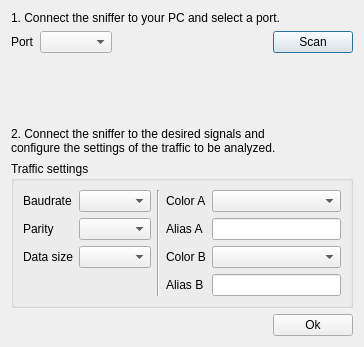
<?xml version="1.0" encoding="UTF-8"?>
<ui version="4.0">
 <class>SettingsDialog</class>
 <widget class="QDialog" name="SettingsDialog">
  <property name="geometry">
   <rect>
    <x>0</x>
    <y>0</y>
    <width>364</width>
    <height>347</height>
   </rect>
  </property>
  <property name="sizePolicy">
   <sizepolicy hsizetype="Fixed" vsizetype="Fixed">
    <horstretch>0</horstretch>
    <verstretch>0</verstretch>
   </sizepolicy>
  </property>
  <property name="windowTitle">
   <string>Dialog</string>
  </property>
  <layout class="QHBoxLayout" name="horizontalLayout_2">
   <item>
    <layout class="QGridLayout" name="gridLayout_2">
     <item row="1" column="0" colspan="2">
      <layout class="QHBoxLayout" name="horizontalLayout_5">
       <item>
        <widget class="QLabel" name="port_label">
         <property name="text">
          <string>Port</string>
         </property>
        </widget>
       </item>
       <item>
        <widget class="QComboBox" name="port_comboBox"/>
       </item>
       <item>
        <spacer name="horizontalSpacer_2">
         <property name="orientation">
          <enum>Qt::Horizontal</enum>
         </property>
         <property name="sizeHint" stdset="0">
          <size>
           <width>40</width>
           <height>20</height>
          </size>
         </property>
        </spacer>
       </item>
       <item>
        <widget class="QPushButton" name="scan_pushButton">
         <property name="text">
          <string>Scan</string>
         </property>
        </widget>
       </item>
      </layout>
     </item>
     <item row="4" column="0" colspan="2">
      <widget class="QGroupBox" name="groupBox_3">
       <property name="title">
        <string>Traffic settings</string>
       </property>
       <layout class="QHBoxLayout" name="horizontalLayout">
        <item>
         <layout class="QGridLayout" name="gridLayout">
          <item row="0" column="0">
           <widget class="QLabel" name="baudrate_label">
            <property name="text">
             <string>Baudrate</string>
            </property>
           </widget>
          </item>
          <item row="0" column="1">
           <widget class="QComboBox" name="baudrate_comboBox"/>
          </item>
          <item row="0" column="2" rowspan="4">
           <widget class="Line" name="line">
            <property name="orientation">
             <enum>Qt::Vertical</enum>
            </property>
           </widget>
          </item>
          <item row="0" column="3">
           <widget class="QLabel" name="colorA_label">
            <property name="text">
             <string>Color A</string>
            </property>
           </widget>
          </item>
          <item row="0" column="4">
           <widget class="QComboBox" name="colorA_comboBox"/>
          </item>
          <item row="1" column="0">
           <widget class="QLabel" name="parity_label">
            <property name="text">
             <string>Parity</string>
            </property>
           </widget>
          </item>
          <item row="1" column="1">
           <widget class="QComboBox" name="parity_comboBox"/>
          </item>
          <item row="1" column="3">
           <widget class="QLabel" name="aliasA_label">
            <property name="text">
             <string>Alias A</string>
            </property>
           </widget>
          </item>
          <item row="1" column="4">
           <widget class="QLineEdit" name="aliasA_lineEdit"/>
          </item>
          <item row="2" column="0">
           <widget class="QLabel" name="dataSize_label">
            <property name="text">
             <string>Data size</string>
            </property>
           </widget>
          </item>
          <item row="2" column="1">
           <widget class="QComboBox" name="dataSize_comboBox"/>
          </item>
          <item row="2" column="3">
           <widget class="QLabel" name="colorB_label">
            <property name="text">
             <string>Color B</string>
            </property>
           </widget>
          </item>
          <item row="2" column="4">
           <widget class="QComboBox" name="colorB_comboBox"/>
          </item>
          <item row="3" column="3">
           <widget class="QLabel" name="aliasB_label">
            <property name="text">
             <string>Alias B</string>
            </property>
           </widget>
          </item>
          <item row="3" column="4">
           <widget class="QLineEdit" name="aliasB_lineEdit"/>
          </item>
         </layout>
        </item>
       </layout>
      </widget>
     </item>
     <item row="5" column="1">
      <widget class="QPushButton" name="ok_pushButton">
       <property name="text">
        <string>Ok</string>
       </property>
      </widget>
     </item>
     <item row="3" column="0" colspan="2">
      <widget class="QLabel" name="label_2">
       <property name="text">
        <string>2. Connect the sniffer to the desired signals and
configure the settings of the traffic to be analyzed. </string>
       </property>
      </widget>
     </item>
     <item row="5" column="0">
      <spacer name="horizontalSpacer">
       <property name="orientation">
        <enum>Qt::Horizontal</enum>
       </property>
       <property name="sizeHint" stdset="0">
        <size>
         <width>258</width>
         <height>20</height>
        </size>
       </property>
      </spacer>
     </item>
     <item row="0" column="0" colspan="2">
      <widget class="QLabel" name="label">
       <property name="text">
        <string>1. Connect the sniffer to your PC and select a port.</string>
       </property>
      </widget>
     </item>
     <item row="2" column="0">
      <spacer name="verticalSpacer">
       <property name="orientation">
        <enum>Qt::Vertical</enum>
       </property>
       <property name="sizeHint" stdset="0">
        <size>
         <width>20</width>
         <height>40</height>
        </size>
       </property>
      </spacer>
     </item>
    </layout>
   </item>
  </layout>
 </widget>
 <resources/>
 <connections/>
</ui>
